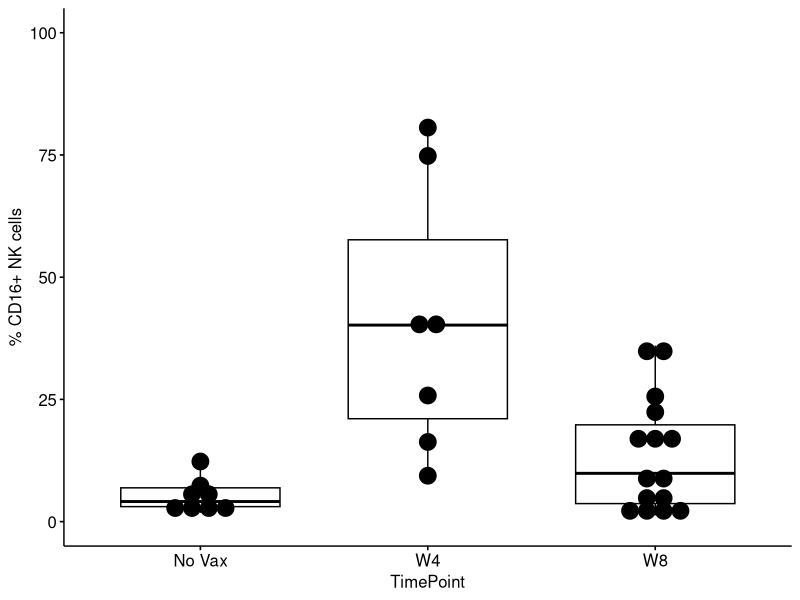

Recreate this plot in R. (Note: this script raises an error after producing the figure.)

# Load the necessary libraries
library(tidyverse)
library(dplyr)
library(ggplot2)
library(cowplot)
library(viridis)
library(ggpubr)
library(rstatix)  
library(ggpubr)  # For easy data-visualization

# Read in the CSVs
Fig3EFHI <- read.csv("text/Fig3EFHI.csv")
Fig3JK <- read.csv("text/Fig3JK.csv")

#####
### BAL Phenotype
Fig3EFHI.bal.unstim <- Fig3EFHI %>% filter(STIM == "Unstim", Tissue == "BAL") %>% arrange(TimePoint)

a <- ggboxplot(Fig3EFHI.bal.unstim, x = "TimePoint", y = "CD16",
               ylim = c(0, 100)) +
  geom_dotplot(
    aes(fill = NULL, color = NULL),
    binaxis='y', stackdir='center', dotsize = 1.3,
    position = position_dodge(0.8)) + ylab("% CD16+ NK cells")
a_test <- Fig3EFHI.bal.unstim %>% t_test(CD16 ~ TimePoint, ref.group = "No. Vax")  %>%
  adjust_pvalue() %>%  add_significance("p.adj") %>% add_xy_position(x = "TimePoint")
ap <-  a +
  stat_pvalue_manual(a_test, label = "p", , tip.length = 0.01, size = 4) +
  scale_y_continuous(expand = expansion(mult = c(0, 0.1)))
ap

b <- ggboxplot(Fig3EFHI.bal.unstim, x = "TimePoint", y = "CD69",
               ylim = c(0, 100)) +
  geom_dotplot(
    aes(fill = NULL, color = NULL),
    binaxis='y', stackdir='center', dotsize = 1.2,
    position = position_dodge(0.8)) + ylab("% CD69+ NK cells")
b_test <- Fig3EFHI.bal.unstim %>% t_test(CD69 ~ TimePoint, ref.group = "No. Vax")  %>%
  adjust_pvalue() %>%  add_significance("p.adj") %>% add_xy_position(x = "TimePoint")
bp <-  b +
  stat_pvalue_manual(b_test, label = "p", , tip.length = 0.01, size = 4) +
  scale_y_continuous(expand = expansion(mult = c(0, 0.1)))
bp

### CD69-GZMB+
h <- ggboxplot(Fig3EFHI.bal.unstim, x = "TimePoint", y = "CD69_GranB",
               ylim = c(0, 100)) +
  geom_dotplot(
    aes(fill = NULL, color = NULL),
    binaxis='y', stackdir='center', dotsize = 1.3,
    position = position_dodge(0.8)) + ylab("% CD69-GZMB+ NK cells")
h_test <- Fig3EFHI.bal.unstim %>% dunn_test(CD69_GranB ~ TimePoint)  %>%
  adjust_pvalue() %>%  add_significance("p.adj") %>% add_xy_position(x = "TimePoint")
hp <-  h +
  stat_pvalue_manual(h_test, label = "p", , tip.length = 0.01, size = 4) +
  scale_y_continuous(expand = expansion(mult = c(0, 0.1)))
hp

### CD69+GZMB+
c <- ggboxplot(Fig3EFHI.bal.unstim, x = "TimePoint", y = "CD69GranB",
               ylim = c(0, 100)) +
  geom_dotplot(
    aes(fill = NULL, color = NULL),
    binaxis='y', stackdir='center', dotsize = 2,
    position = position_dodge(0.8)) + ylab("% CD69+GZMB+ NK cells")
c_test <- Fig3EFHI.bal.unstim %>% dunn_test(CD69GranB ~ TimePoint)  %>%
  adjust_pvalue() %>%  add_significance("p.adj") %>% add_xy_position(x = "TimePoint")
cp <-  c +
  stat_pvalue_manual(c_test, label = "p", , tip.length = 0.01, size = 4) +
  scale_y_continuous(expand = expansion(mult = c(0, 0.1)))
cp

### CD69+GZMB-
d <- ggboxplot(Fig3EFHI.bal.unstim, x = "TimePoint", y = "CD69GranB_",
               ylim = c(0, 100)) +
  geom_dotplot(
    aes(fill = NULL, color = NULL),
    binaxis='y', stackdir='center', dotsize = 1.5,
    position = position_dodge(0.8)) + ylab("% CD69+GZMB- NK cells")
d_test <- Fig3EFHI.bal.unstim %>% dunn_test(CD69GranB_ ~ TimePoint)  %>%
  adjust_pvalue() %>%  add_significance("p.adj") %>% add_xy_position(x = "TimePoint")
dp <-  d +
  stat_pvalue_manual(d_test, label = "p", , tip.length = 0.01, size = 4) +
  scale_y_continuous(expand = expansion(mult = c(0, 0.1)))
dp

### BAL Phenotype GranzymeB co-expression with CD69
# Read in the CSVs
Fig3JK <- read.csv("text/Fig3JK.csv")

Fig3J.pbmc <- Fig3JK %>% filter(STIM == "Unstim", Tissue == "PBMC") %>% arrange(Subset)

a <- ggboxplot(Fig3J.pbmc, x = "Subset", y = "NK",
               facet.by = "TimePoint", ncol = 4, ylim = c(0, 100)) +
  geom_dotplot(
    aes(fill = NULL, color = NULL),
    binaxis='y', stackdir='center', dotsize = 1.5,
    position = position_dodge(0.8)) + ylab("% NK cells")
a_test <- Fig3J.pbmc %>% group_by(TimePoint) %>% wilcox_test(NK ~ Subset)  %>%
  adjust_pvalue() %>%  add_significance("p.adj") %>% add_xy_position(x = "Subset")
ap <- a +
  stat_pvalue_manual(a_test, label = "p", , tip.length = 0.01, size = 4) +
  scale_y_continuous(expand = expansion(mult = c(0, 0.1)))
ap

Fig3K.bal <- Fig3JK %>% filter(STIM == "Unstim", Tissue == "BAL") %>% arrange(Subset)

b <- ggboxplot(Fig3K.bal, x = "Subset", y = "NK",
               facet.by = "TimePoint", ncol = 4, ylim = c(0, 100)) +
  geom_dotplot(
    aes(fill = NULL, color = NULL),
    binaxis='y', stackdir='center', dotsize = 1.5,
    position = position_dodge(0.8)) + ylab("NK cells")
b_test <- Fig3K.bal %>% group_by(TimePoint) %>% wilcox_test(NK ~ Subset)  %>%
  adjust_pvalue() %>%  add_significance("p.adj") %>% add_xy_position(x = "Subset")
bp <- b +
  stat_pvalue_manual(b_test, label = "p", , tip.length = 0.01, size = 4) +
  scale_y_continuous(expand = expansion(mult = c(0, 0.1)))
ap

a <- ggboxplot(GranBCD69.pbmc, x = "Subset", y = "NK",
               facet.by = "TimePoint", ncol = 5, ylim = c(0, 100)) +
  geom_dotplot(
    aes(fill = NULL, color = NULL),
    binaxis='y', stackdir='center', dotsize = 0.8,
    position = position_dodge(0.8)) + ylab("% Freq. of NK cells")
a_test <- GranBCD69.pbmc %>% group_by(TimePoint) %>% wilcox_test(NK ~ Subset)  %>%
  adjust_pvalue() %>%  add_significance("p.adj") %>% add_xy_position(x = "Subset")
ap <- a +
  stat_pvalue_manual(a_test, label = "p", , tip.length = 0.01, size = 4) +
  scale_y_continuous(expand = expansion(mult = c(0, 0.1)))
ap


# End
